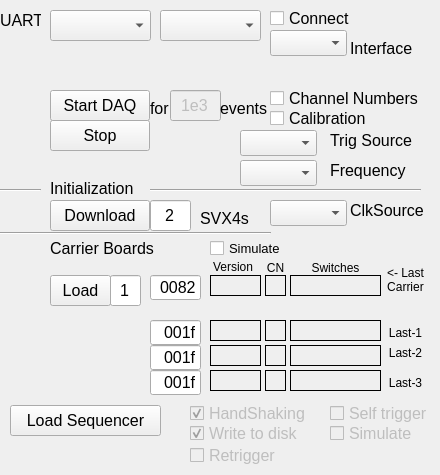
   <widget class="QWidget" name="tab">
    <attribute name="title">
     <string>Work</string>
    </attribute>
    <widget class="QComboBox" name="my_COM_BAUD">
     <property name="geometry">
      <rect>
       <x>160</x>
       <y>10</y>
       <width>101</width>
       <height>31</height>
      </rect>
     </property>
     <property name="font">
      <font>
       <pointsize>12</pointsize>
      </font>
     </property>
     <property name="toolTip">
      <string>Baud rate, Standard:460800</string>
     </property>
    </widget>
    <widget class="QCheckBox" name="my_Connect">
     <property name="geometry">
      <rect>
       <x>270</x>
       <y>10</y>
       <width>91</width>
       <height>17</height>
      </rect>
     </property>
     <property name="font">
      <font>
       <pointsize>12</pointsize>
      </font>
     </property>
     <property name="toolTip">
      <string>Connect to serial port</string>
     </property>
     <property name="text">
      <string>Connect</string>
     </property>
    </widget>
    <widget class="QLabel" name="label_6">
     <property name="geometry">
      <rect>
       <x>0</x>
       <y>10</y>
       <width>41</width>
       <height>20</height>
      </rect>
     </property>
     <property name="font">
      <font>
       <pointsize>12</pointsize>
      </font>
     </property>
     <property name="toolTip">
      <string>Slave number on the APB bus</string>
     </property>
     <property name="text">
      <string>UART:</string>
     </property>
    </widget>
    <widget class="QPushButton" name="my_Download">
     <property name="geometry">
      <rect>
       <x>50</x>
       <y>200</y>
       <width>100</width>
       <height>31</height>
      </rect>
     </property>
     <property name="font">
      <font>
       <pointsize>12</pointsize>
      </font>
     </property>
     <property name="toolTip">
      <string>Download SVX4 chain using file SVX_config.txt</string>
     </property>
     <property name="text">
      <string>Download</string>
     </property>
    </widget>
    <widget class="QLineEdit" name="my_NSVX4">
     <property name="geometry">
      <rect>
       <x>150</x>
       <y>200</y>
       <width>41</width>
       <height>31</height>
      </rect>
     </property>
     <property name="font">
      <font>
       <pointsize>12</pointsize>
      </font>
     </property>
     <property name="toolTip">
      <string>Number of SVX4s in chain</string>
     </property>
     <property name="text">
      <string>2</string>
     </property>
     <property name="alignment">
      <set>Qt::AlignCenter</set>
     </property>
    </widget>
    <widget class="QPushButton" name="my_DAQ_Start">
     <property name="geometry">
      <rect>
       <x>50</x>
       <y>90</y>
       <width>100</width>
       <height>31</height>
      </rect>
     </property>
     <property name="font">
      <font>
       <pointsize>12</pointsize>
      </font>
     </property>
     <property name="toolTip">
      <string>Start DAQ</string>
     </property>
     <property name="text">
      <string>Start DAQ</string>
     </property>
    </widget>
    <widget class="QLineEdit" name="my_DAQ_NEvents">
     <property name="enabled">
      <bool>false</bool>
     </property>
     <property name="geometry">
      <rect>
       <x>170</x>
       <y>90</y>
       <width>51</width>
       <height>31</height>
      </rect>
     </property>
     <property name="font">
      <font>
       <pointsize>12</pointsize>
      </font>
     </property>
     <property name="toolTip">
      <string>&lt;html&gt;&lt;head/&gt;&lt;body&gt;&lt;p&gt;Number of events to accept. &lt;/p&gt;&lt;p&gt;Used only with RS232 interface&lt;/p&gt;&lt;/body&gt;&lt;/html&gt;</string>
     </property>
     <property name="text">
      <string>1e3</string>
     </property>
     <property name="alignment">
      <set>Qt::AlignCenter</set>
     </property>
    </widget>
    <widget class="QLabel" name="label_7">
     <property name="geometry">
      <rect>
       <x>150</x>
       <y>100</y>
       <width>21</width>
       <height>16</height>
      </rect>
     </property>
     <property name="font">
      <font>
       <pointsize>12</pointsize>
      </font>
     </property>
     <property name="text">
      <string>for</string>
     </property>
    </widget>
    <widget class="QLabel" name="label_8">
     <property name="geometry">
      <rect>
       <x>220</x>
       <y>100</y>
       <width>51</width>
       <height>16</height>
      </rect>
     </property>
     <property name="font">
      <font>
       <pointsize>12</pointsize>
      </font>
     </property>
     <property name="text">
      <string>events</string>
     </property>
    </widget>
    <widget class="QCheckBox" name="my_DAQ_Simulate">
     <property name="enabled">
      <bool>false</bool>
     </property>
     <property name="geometry">
      <rect>
       <x>330</x>
       <y>425</y>
       <width>101</width>
       <height>17</height>
      </rect>
     </property>
     <property name="font">
      <font>
       <pointsize>12</pointsize>
      </font>
     </property>
     <property name="toolTip">
      <string>Turn on event simulator</string>
     </property>
     <property name="text">
      <string>Simulate</string>
     </property>
     <property name="checked">
      <bool>false</bool>
     </property>
    </widget>
    <widget class="QCheckBox" name="my_DAQ_Writing">
     <property name="enabled">
      <bool>false</bool>
     </property>
     <property name="geometry">
      <rect>
       <x>190</x>
       <y>425</y>
       <width>121</width>
       <height>17</height>
      </rect>
     </property>
     <property name="font">
      <font>
       <pointsize>12</pointsize>
      </font>
     </property>
     <property name="toolTip">
      <string>Enable writing to disk</string>
     </property>
     <property name="text">
      <string>Write to disk</string>
     </property>
     <property name="checked">
      <bool>true</bool>
     </property>
    </widget>
    <widget class="QCheckBox" name="my_DAQ_SelfTrig">
     <property name="enabled">
      <bool>false</bool>
     </property>
     <property name="geometry">
      <rect>
       <x>330</x>
       <y>405</y>
       <width>101</width>
       <height>17</height>
      </rect>
     </property>
     <property name="font">
      <font>
       <pointsize>12</pointsize>
      </font>
     </property>
     <property name="toolTip">
      <string>Re-trigger after each event</string>
     </property>
     <property name="text">
      <string>Self trigger</string>
     </property>
     <property name="checked">
      <bool>false</bool>
     </property>
    </widget>
    <widget class="QPushButton" name="my_Load_Sequencer">
     <property name="geometry">
      <rect>
       <x>10</x>
       <y>405</y>
       <width>151</width>
       <height>31</height>
      </rect>
     </property>
     <property name="font">
      <font>
       <pointsize>12</pointsize>
      </font>
     </property>
     <property name="toolTip">
      <string>Load sequencer file.
Depending on setting of External trigger the file is sqn_trig_external.txt of sqn_trig_internal.txt</string>
     </property>
     <property name="text">
      <string>Load Sequencer</string>
     </property>
    </widget>
    <widget class="QLabel" name="label_9">
     <property name="geometry">
      <rect>
       <x>50</x>
       <y>180</y>
       <width>91</width>
       <height>16</height>
      </rect>
     </property>
     <property name="font">
      <font>
       <pointsize>12</pointsize>
      </font>
     </property>
     <property name="text">
      <string>Initialization</string>
     </property>
    </widget>
    <widget class="Line" name="line_9">
     <property name="geometry">
      <rect>
       <x>0</x>
       <y>180</y>
       <width>41</width>
       <height>20</height>
      </rect>
     </property>
     <property name="font">
      <font>
       <kerning>true</kerning>
      </font>
     </property>
     <property name="orientation">
      <enum>Qt::Horizontal</enum>
     </property>
    </widget>
    <widget class="QCheckBox" name="my_Channel_Numbers">
     <property name="geometry">
      <rect>
       <x>270</x>
       <y>90</y>
       <width>151</width>
       <height>17</height>
      </rect>
     </property>
     <property name="font">
      <font>
       <pointsize>12</pointsize>
      </font>
     </property>
     <property name="toolTip">
      <string>If selected, then channel numers will be sent out, otherwise - ADC values</string>
     </property>
     <property name="text">
      <string>Channel Numbers</string>
     </property>
     <property name="checked">
      <bool>false</bool>
     </property>
    </widget>
    <widget class="QComboBox" name="my_DAQ_Interface">
     <property name="geometry">
      <rect>
       <x>270</x>
       <y>30</y>
       <width>77</width>
       <height>26</height>
      </rect>
     </property>
     <property name="font">
      <font>
       <pointsize>12</pointsize>
      </font>
     </property>
     <property name="toolTip">
      <string>DAQ destination interface</string>
     </property>
    </widget>
    <widget class="QLabel" name="label_10">
     <property name="geometry">
      <rect>
       <x>350</x>
       <y>40</y>
       <width>71</width>
       <height>16</height>
      </rect>
     </property>
     <property name="font">
      <font>
       <pointsize>12</pointsize>
      </font>
     </property>
     <property name="text">
      <string>Interface</string>
     </property>
    </widget>
    <widget class="QPushButton" name="my_DAQ_Stop">
     <property name="geometry">
      <rect>
       <x>50</x>
       <y>120</y>
       <width>100</width>
       <height>31</height>
      </rect>
     </property>
     <property name="font">
      <font>
       <pointsize>12</pointsize>
      </font>
     </property>
     <property name="toolTip">
      <string>Stop DAQ</string>
     </property>
     <property name="text">
      <string>Stop</string>
     </property>
    </widget>
    <widget class="QLineEdit" name="my_SlaveCSR">
     <property name="geometry">
      <rect>
       <x>150</x>
       <y>275</y>
       <width>51</width>
       <height>25</height>
      </rect>
     </property>
     <property name="font">
      <font>
       <pointsize>12</pointsize>
      </font>
     </property>
     <property name="toolTip">
      <string>&lt;html&gt;&lt;head/&gt;&lt;body&gt;&lt;p&gt;Confiuration value. &lt;/p&gt;&lt;p&gt;Bit[7]: Simulation mode.&lt;br/&gt;In this mode bits [3:0] is the number of SVX4 to simulate.&lt;br/&gt;Bypass the carrier board: 0080&lt;/p&gt;&lt;p&gt;Bit [6]: 0 for sending ADC values, 1 - for channel numbers &lt;/p&gt;&lt;p&gt;CARB modules, when Bit[7]=0:&lt;br/&gt;Bits [5:0] refer to switches to be closed.&lt;/p&gt;&lt;p&gt;&lt;br/&gt;&lt;/p&gt;&lt;/body&gt;&lt;/html&gt;</string>
     </property>
     <property name="text">
      <string>0082</string>
     </property>
     <property name="alignment">
      <set>Qt::AlignRight|Qt::AlignTrailing|Qt::AlignVCenter</set>
     </property>
    </widget>
    <widget class="QPushButton" name="my_Slave_CSR">
     <property name="geometry">
      <rect>
       <x>50</x>
       <y>275</y>
       <width>61</width>
       <height>31</height>
      </rect>
     </property>
     <property name="font">
      <font>
       <pointsize>12</pointsize>
      </font>
     </property>
     <property name="toolTip">
      <string>Configure slave board on the cable</string>
     </property>
     <property name="text">
      <string>Load</string>
     </property>
    </widget>
    <widget class="QLabel" name="my_Label_Switches">
     <property name="geometry">
      <rect>
       <x>290</x>
       <y>275</y>
       <width>91</width>
       <height>21</height>
      </rect>
     </property>
     <property name="font">
      <font>
       <pointsize>12</pointsize>
      </font>
     </property>
     <property name="toolTip">
      <string>Status of switches [6:1]</string>
     </property>
     <property name="frameShape">
      <enum>QFrame::Box</enum>
     </property>
     <property name="text">
      <string/>
     </property>
     <property name="margin">
      <number>0</number>
     </property>
    </widget>
    <widget class="QLabel" name="my_Label_Version">
     <property name="geometry">
      <rect>
       <x>210</x>
       <y>275</y>
       <width>51</width>
       <height>21</height>
      </rect>
     </property>
     <property name="font">
      <font>
       <pointsize>12</pointsize>
      </font>
     </property>
     <property name="toolTip">
      <string>Firmware version</string>
     </property>
     <property name="frameShape">
      <enum>QFrame::Box</enum>
     </property>
     <property name="text">
      <string/>
     </property>
     <property name="margin">
      <number>0</number>
     </property>
    </widget>
    <widget class="QLabel" name="label_11">
     <property name="geometry">
      <rect>
       <x>210</x>
       <y>260</y>
       <width>46</width>
       <height>13</height>
      </rect>
     </property>
     <property name="text">
      <string>Version</string>
     </property>
     <property name="alignment">
      <set>Qt::AlignCenter</set>
     </property>
    </widget>
    <widget class="QLabel" name="label_12">
     <property name="geometry">
      <rect>
       <x>295</x>
       <y>260</y>
       <width>81</width>
       <height>16</height>
      </rect>
     </property>
     <property name="text">
      <string>Switches</string>
     </property>
     <property name="alignment">
      <set>Qt::AlignCenter</set>
     </property>
    </widget>
    <widget class="QComboBox" name="my_COM">
     <property name="geometry">
      <rect>
       <x>50</x>
       <y>10</y>
       <width>101</width>
       <height>31</height>
      </rect>
     </property>
     <property name="font">
      <font>
       <pointsize>12</pointsize>
      </font>
     </property>
     <property name="toolTip">
      <string>Available ports</string>
     </property>
    </widget>
    <widget class="QCheckBox" name="my_Calibration">
     <property name="geometry">
      <rect>
       <x>270</x>
       <y>110</y>
       <width>151</width>
       <height>17</height>
      </rect>
     </property>
     <property name="font">
      <font>
       <pointsize>12</pointsize>
      </font>
     </property>
     <property name="toolTip">
      <string>Calibration data. The sequenser file will be changed. </string>
     </property>
     <property name="text">
      <string>Calibration</string>
     </property>
     <property name="checked">
      <bool>false</bool>
     </property>
    </widget>
    <widget class="QLabel" name="my_CN">
     <property name="geometry">
      <rect>
       <x>265</x>
       <y>275</y>
       <width>21</width>
       <height>21</height>
      </rect>
     </property>
     <property name="font">
      <font>
       <pointsize>12</pointsize>
      </font>
     </property>
     <property name="toolTip">
      <string>Channels Numbers mode on Slave</string>
     </property>
     <property name="frameShape">
      <enum>QFrame::Box</enum>
     </property>
     <property name="text">
      <string/>
     </property>
     <property name="margin">
      <number>0</number>
     </property>
    </widget>
    <widget class="QLabel" name="label_13">
     <property name="geometry">
      <rect>
       <x>260</x>
       <y>260</y>
       <width>31</width>
       <height>16</height>
      </rect>
     </property>
     <property name="text">
      <string>CN</string>
     </property>
     <property name="alignment">
      <set>Qt::AlignCenter</set>
     </property>
    </widget>
    <widget class="QCheckBox" name="my_DAQ_Handshaking">
     <property name="enabled">
      <bool>false</bool>
     </property>
     <property name="geometry">
      <rect>
       <x>190</x>
       <y>405</y>
       <width>121</width>
       <height>17</height>
      </rect>
     </property>
     <property name="font">
      <font>
       <pointsize>12</pointsize>
      </font>
     </property>
     <property name="toolTip">
      <string/>
     </property>
     <property name="text">
      <string>HandShaking</string>
     </property>
     <property name="checked">
      <bool>true</bool>
     </property>
    </widget>
    <widget class="QLabel" name="label_14">
     <property name="geometry">
      <rect>
       <x>50</x>
       <y>240</y>
       <width>111</width>
       <height>16</height>
      </rect>
     </property>
     <property name="font">
      <font>
       <pointsize>12</pointsize>
      </font>
     </property>
     <property name="text">
      <string>Carrier Boards</string>
     </property>
    </widget>
    <widget class="QLabel" name="my_Label_Switches_2">
     <property name="geometry">
      <rect>
       <x>290</x>
       <y>320</y>
       <width>91</width>
       <height>21</height>
      </rect>
     </property>
     <property name="font">
      <font>
       <pointsize>12</pointsize>
      </font>
     </property>
     <property name="toolTip">
      <string>Status of switches [6:1]</string>
     </property>
     <property name="frameShape">
      <enum>QFrame::Box</enum>
     </property>
     <property name="text">
      <string/>
     </property>
     <property name="margin">
      <number>0</number>
     </property>
    </widget>
    <widget class="QLabel" name="my_CN_2">
     <property name="geometry">
      <rect>
       <x>265</x>
       <y>320</y>
       <width>21</width>
       <height>21</height>
      </rect>
     </property>
     <property name="font">
      <font>
       <pointsize>12</pointsize>
      </font>
     </property>
     <property name="toolTip">
      <string>Channels Numbers mode on Slave</string>
     </property>
     <property name="frameShape">
      <enum>QFrame::Box</enum>
     </property>
     <property name="text">
      <string/>
     </property>
     <property name="margin">
      <number>0</number>
     </property>
    </widget>
    <widget class="QLineEdit" name="my_SlaveCSR_2">
     <property name="geometry">
      <rect>
       <x>150</x>
       <y>320</y>
       <width>51</width>
       <height>25</height>
      </rect>
     </property>
     <property name="font">
      <font>
       <pointsize>12</pointsize>
      </font>
     </property>
     <property name="toolTip">
      <string>Confiuration value. 
Bits [5:0] refer to switches to be closed, 
Bit [6]: 0 for sending ADC values, 1 - for channel numbers </string>
     </property>
     <property name="text">
      <string>001f</string>
     </property>
     <property name="alignment">
      <set>Qt::AlignRight|Qt::AlignTrailing|Qt::AlignVCenter</set>
     </property>
    </widget>
    <widget class="QLabel" name="my_Label_Version_2">
     <property name="geometry">
      <rect>
       <x>210</x>
       <y>320</y>
       <width>51</width>
       <height>21</height>
      </rect>
     </property>
     <property name="font">
      <font>
       <pointsize>12</pointsize>
      </font>
     </property>
     <property name="toolTip">
      <string>Firmware version</string>
     </property>
     <property name="frameShape">
      <enum>QFrame::Box</enum>
     </property>
     <property name="text">
      <string/>
     </property>
     <property name="margin">
      <number>0</number>
     </property>
    </widget>
    <widget class="QLabel" name="my_Label_Switches_3">
     <property name="geometry">
      <rect>
       <x>290</x>
       <y>345</y>
       <width>91</width>
       <height>21</height>
      </rect>
     </property>
     <property name="font">
      <font>
       <pointsize>12</pointsize>
      </font>
     </property>
     <property name="toolTip">
      <string>Status of switches [6:1]</string>
     </property>
     <property name="frameShape">
      <enum>QFrame::Box</enum>
     </property>
     <property name="text">
      <string/>
     </property>
     <property name="margin">
      <number>0</number>
     </property>
    </widget>
    <widget class="QLabel" name="my_CN_3">
     <property name="geometry">
      <rect>
       <x>265</x>
       <y>345</y>
       <width>21</width>
       <height>21</height>
      </rect>
     </property>
     <property name="font">
      <font>
       <pointsize>12</pointsize>
      </font>
     </property>
     <property name="toolTip">
      <string>Channels Numbers mode on Slave</string>
     </property>
     <property name="frameShape">
      <enum>QFrame::Box</enum>
     </property>
     <property name="text">
      <string/>
     </property>
     <property name="margin">
      <number>0</number>
     </property>
    </widget>
    <widget class="QLabel" name="my_Label_Version_3">
     <property name="geometry">
      <rect>
       <x>210</x>
       <y>370</y>
       <width>51</width>
       <height>21</height>
      </rect>
     </property>
     <property name="font">
      <font>
       <pointsize>12</pointsize>
      </font>
     </property>
     <property name="toolTip">
      <string>Firmware version</string>
     </property>
     <property name="frameShape">
      <enum>QFrame::Box</enum>
     </property>
     <property name="text">
      <string/>
     </property>
     <property name="margin">
      <number>0</number>
     </property>
    </widget>
    <widget class="QLineEdit" name="my_SlaveCSR_3">
     <property name="geometry">
      <rect>
       <x>150</x>
       <y>345</y>
       <width>51</width>
       <height>25</height>
      </rect>
     </property>
     <property name="font">
      <font>
       <pointsize>12</pointsize>
      </font>
     </property>
     <property name="toolTip">
      <string>Confiuration value. 
Bits [5:0] refer to switches to be closed, 
Bit [6]: 0 for sending ADC values, 1 - for channel numbers </string>
     </property>
     <property name="text">
      <string>001f</string>
     </property>
     <property name="alignment">
      <set>Qt::AlignRight|Qt::AlignTrailing|Qt::AlignVCenter</set>
     </property>
    </widget>
    <widget class="QLabel" name="my_CN_4">
     <property name="geometry">
      <rect>
       <x>265</x>
       <y>370</y>
       <width>21</width>
       <height>21</height>
      </rect>
     </property>
     <property name="font">
      <font>
       <pointsize>12</pointsize>
      </font>
     </property>
     <property name="toolTip">
      <string>Channels Numbers mode on Slave</string>
     </property>
     <property name="frameShape">
      <enum>QFrame::Box</enum>
     </property>
     <property name="text">
      <string/>
     </property>
     <property name="margin">
      <number>0</number>
     </property>
    </widget>
    <widget class="QLabel" name="my_Label_Switches_4">
     <property name="geometry">
      <rect>
       <x>290</x>
       <y>370</y>
       <width>91</width>
       <height>21</height>
      </rect>
     </property>
     <property name="font">
      <font>
       <pointsize>12</pointsize>
      </font>
     </property>
     <property name="toolTip">
      <string>Status of switches [6:1]</string>
     </property>
     <property name="frameShape">
      <enum>QFrame::Box</enum>
     </property>
     <property name="text">
      <string/>
     </property>
     <property name="margin">
      <number>0</number>
     </property>
    </widget>
    <widget class="QLabel" name="my_Label_Version_4">
     <property name="geometry">
      <rect>
       <x>210</x>
       <y>345</y>
       <width>51</width>
       <height>21</height>
      </rect>
     </property>
     <property name="font">
      <font>
       <pointsize>12</pointsize>
      </font>
     </property>
     <property name="toolTip">
      <string>Firmware version</string>
     </property>
     <property name="frameShape">
      <enum>QFrame::Box</enum>
     </property>
     <property name="text">
      <string/>
     </property>
     <property name="margin">
      <number>0</number>
     </property>
    </widget>
    <widget class="QLineEdit" name="my_SlaveCSR_4">
     <property name="geometry">
      <rect>
       <x>150</x>
       <y>370</y>
       <width>51</width>
       <height>25</height>
      </rect>
     </property>
     <property name="font">
      <font>
       <pointsize>12</pointsize>
      </font>
     </property>
     <property name="toolTip">
      <string>Confiuration value. 
Bits [5:0] refer to switches to be closed, 
Bit [6]: 0 for sending ADC values, 1 - for channel numbers </string>
     </property>
     <property name="text">
      <string>001f</string>
     </property>
     <property name="alignment">
      <set>Qt::AlignRight|Qt::AlignTrailing|Qt::AlignVCenter</set>
     </property>
    </widget>
    <widget class="QLineEdit" name="my_NCARB">
     <property name="geometry">
      <rect>
       <x>110</x>
       <y>275</y>
       <width>31</width>
       <height>31</height>
      </rect>
     </property>
     <property name="font">
      <font>
       <pointsize>12</pointsize>
      </font>
     </property>
     <property name="toolTip">
      <string>Number of carrier boards in chain</string>
     </property>
     <property name="text">
      <string>1</string>
     </property>
     <property name="alignment">
      <set>Qt::AlignCenter</set>
     </property>
    </widget>
    <widget class="Line" name="line_10">
     <property name="geometry">
      <rect>
       <x>150</x>
       <y>180</y>
       <width>271</width>
       <height>20</height>
      </rect>
     </property>
     <property name="font">
      <font>
       <kerning>true</kerning>
      </font>
     </property>
     <property name="orientation">
      <enum>Qt::Horizontal</enum>
     </property>
    </widget>
    <widget class="QCheckBox" name="my_Retrigger">
     <property name="enabled">
      <bool>false</bool>
     </property>
     <property name="geometry">
      <rect>
       <x>190</x>
       <y>445</y>
       <width>91</width>
       <height>21</height>
      </rect>
     </property>
     <property name="font">
      <font>
       <pointsize>12</pointsize>
      </font>
     </property>
     <property name="toolTip">
      <string>Test mode of data taking using RS232. </string>
     </property>
     <property name="text">
      <string>Retrigger</string>
     </property>
     <property name="checked">
      <bool>false</bool>
     </property>
    </widget>
    <widget class="QLabel" name="label_15">
     <property name="geometry">
      <rect>
       <x>380</x>
       <y>265</y>
       <width>51</width>
       <height>31</height>
      </rect>
     </property>
     <property name="text">
      <string>&lt;- Last Carrier</string>
     </property>
     <property name="alignment">
      <set>Qt::AlignCenter</set>
     </property>
     <property name="wordWrap">
      <bool>true</bool>
     </property>
    </widget>
    <widget class="QLabel" name="label_16">
     <property name="geometry">
      <rect>
       <x>380</x>
       <y>325</y>
       <width>51</width>
       <height>16</height>
      </rect>
     </property>
     <property name="text">
      <string>Last-1</string>
     </property>
     <property name="alignment">
      <set>Qt::AlignCenter</set>
     </property>
    </widget>
    <widget class="QLabel" name="label_17">
     <property name="geometry">
      <rect>
       <x>380</x>
       <y>345</y>
       <width>51</width>
       <height>16</height>
      </rect>
     </property>
     <property name="text">
      <string>Last-2</string>
     </property>
     <property name="alignment">
      <set>Qt::AlignCenter</set>
     </property>
    </widget>
    <widget class="QLabel" name="label_18">
     <property name="geometry">
      <rect>
       <x>380</x>
       <y>375</y>
       <width>51</width>
       <height>16</height>
      </rect>
     </property>
     <property name="text">
      <string>Last-3</string>
     </property>
     <property name="alignment">
      <set>Qt::AlignCenter</set>
     </property>
    </widget>
    <widget class="QComboBox" name="my_DAQ_ExTrig">
     <property name="geometry">
      <rect>
       <x>240</x>
       <y>130</y>
       <width>77</width>
       <height>26</height>
      </rect>
     </property>
     <property name="font">
      <font>
       <pointsize>12</pointsize>
      </font>
     </property>
     <property name="toolTip">
      <string>&lt;html&gt;&lt;head/&gt;&lt;body&gt;&lt;p&gt;Trigger source:&lt;br/&gt;CLK - main clock&lt;br/&gt;LVDS - NIM or LVDS from FPGA.A15-A14&lt;br/&gt;OSC - from on-chip oscillator, asynchronous with the main clock&lt;br/&gt;TTL - from P4.7-9 (AD4)&lt;br/&gt;INT - internal, from sequencer&lt;/p&gt;&lt;/body&gt;&lt;/html&gt;</string>
     </property>
    </widget>
    <widget class="QLabel" name="label_19">
     <property name="geometry">
      <rect>
       <x>200</x>
       <y>210</y>
       <width>51</width>
       <height>16</height>
      </rect>
     </property>
     <property name="font">
      <font>
       <pointsize>12</pointsize>
      </font>
     </property>
     <property name="text">
      <string>SVX4s</string>
     </property>
    </widget>
    <widget class="QLabel" name="label_20">
     <property name="geometry">
      <rect>
       <x>330</x>
       <y>130</y>
       <width>91</width>
       <height>21</height>
      </rect>
     </property>
     <property name="font">
      <font>
       <pointsize>12</pointsize>
      </font>
     </property>
     <property name="text">
      <string>&lt;html&gt;&lt;head/&gt;&lt;body&gt;&lt;p&gt;Trig Source&lt;/p&gt;&lt;/body&gt;&lt;/html&gt;</string>
     </property>
    </widget>
    <widget class="QComboBox" name="my_TrigFreq">
     <property name="geometry">
      <rect>
       <x>240</x>
       <y>160</y>
       <width>77</width>
       <height>26</height>
      </rect>
     </property>
     <property name="font">
      <font>
       <pointsize>12</pointsize>
      </font>
     </property>
     <property name="toolTip">
      <string>&lt;html&gt;&lt;head/&gt;&lt;body&gt;&lt;p&gt;Trigger Frequency for CLK and USC sources &lt;/p&gt;&lt;/body&gt;&lt;/html&gt;</string>
     </property>
    </widget>
    <widget class="QLabel" name="label_21">
     <property name="geometry">
      <rect>
       <x>330</x>
       <y>160</y>
       <width>81</width>
       <height>21</height>
      </rect>
     </property>
     <property name="font">
      <font>
       <pointsize>12</pointsize>
      </font>
     </property>
     <property name="text">
      <string>&lt;html&gt;&lt;head/&gt;&lt;body&gt;&lt;p&gt;Frequency&lt;/p&gt;&lt;/body&gt;&lt;/html&gt;</string>
     </property>
    </widget>
    <widget class="QComboBox" name="my_Clock">
     <property name="geometry">
      <rect>
       <x>270</x>
       <y>200</y>
       <width>77</width>
       <height>26</height>
      </rect>
     </property>
     <property name="font">
      <font>
       <pointsize>12</pointsize>
      </font>
     </property>
     <property name="toolTip">
      <string>&lt;html&gt;&lt;head/&gt;&lt;body&gt;&lt;p&gt;Clock Source&lt;/p&gt;&lt;/body&gt;&lt;/html&gt;</string>
     </property>
    </widget>
    <widget class="QLabel" name="label_22">
     <property name="geometry">
      <rect>
       <x>350</x>
       <y>200</y>
       <width>81</width>
       <height>21</height>
      </rect>
     </property>
     <property name="font">
      <font>
       <pointsize>12</pointsize>
      </font>
     </property>
     <property name="text">
      <string>&lt;html&gt;&lt;head/&gt;&lt;body&gt;&lt;p&gt;ClkSource&lt;/p&gt;&lt;/body&gt;&lt;/html&gt;</string>
     </property>
    </widget>
    <widget class="QCheckBox" name="my_CARB_Sim">
     <property name="geometry">
      <rect>
       <x>210</x>
       <y>240</y>
       <width>81</width>
       <height>17</height>
      </rect>
     </property>
     <property name="font">
      <font>
       <pointsize>10</pointsize>
      </font>
     </property>
     <property name="toolTip">
      <string>Turn on simulator on the carrier board</string>
     </property>
     <property name="text">
      <string>Simulate</string>
     </property>
     <property name="checked">
      <bool>false</bool>
     </property>
    </widget>
    <widget class="Line" name="line_11">
     <property name="geometry">
      <rect>
       <x>0</x>
       <y>228</y>
       <width>271</width>
       <height>10</height>
      </rect>
     </property>
     <property name="font">
      <font>
       <kerning>true</kerning>
      </font>
     </property>
     <property name="orientation">
      <enum>Qt::Horizontal</enum>
     </property>
    </widget>
    <zorder>line_9</zorder>
    <zorder>my_COM_BAUD</zorder>
    <zorder>my_Connect</zorder>
    <zorder>label_6</zorder>
    <zorder>my_Download</zorder>
    <zorder>my_NSVX4</zorder>
    <zorder>my_DAQ_Start</zorder>
    <zorder>my_DAQ_NEvents</zorder>
    <zorder>label_7</zorder>
    <zorder>label_8</zorder>
    <zorder>my_DAQ_Simulate</zorder>
    <zorder>my_DAQ_Writing</zorder>
    <zorder>my_DAQ_SelfTrig</zorder>
    <zorder>my_Load_Sequencer</zorder>
    <zorder>label_9</zorder>
    <zorder>my_Channel_Numbers</zorder>
    <zorder>my_DAQ_Interface</zorder>
    <zorder>label_10</zorder>
    <zorder>my_DAQ_Stop</zorder>
    <zorder>my_SlaveCSR</zorder>
    <zorder>my_Slave_CSR</zorder>
    <zorder>my_Label_Switches</zorder>
    <zorder>my_Label_Version</zorder>
    <zorder>label_11</zorder>
    <zorder>label_12</zorder>
    <zorder>my_COM</zorder>
    <zorder>my_Calibration</zorder>
    <zorder>my_CN</zorder>
    <zorder>label_13</zorder>
    <zorder>my_DAQ_Handshaking</zorder>
    <zorder>label_14</zorder>
    <zorder>my_Label_Switches_2</zorder>
    <zorder>my_CN_2</zorder>
    <zorder>my_SlaveCSR_2</zorder>
    <zorder>my_Label_Version_2</zorder>
    <zorder>my_Label_Switches_3</zorder>
    <zorder>my_CN_3</zorder>
    <zorder>my_Label_Version_3</zorder>
    <zorder>my_SlaveCSR_3</zorder>
    <zorder>my_CN_4</zorder>
    <zorder>my_Label_Switches_4</zorder>
    <zorder>my_Label_Version_4</zorder>
    <zorder>my_SlaveCSR_4</zorder>
    <zorder>my_NCARB</zorder>
    <zorder>line_10</zorder>
    <zorder>my_Retrigger</zorder>
    <zorder>label_15</zorder>
    <zorder>label_16</zorder>
    <zorder>label_17</zorder>
    <zorder>label_18</zorder>
    <zorder>my_DAQ_ExTrig</zorder>
    <zorder>label_19</zorder>
    <zorder>label_20</zorder>
    <zorder>my_TrigFreq</zorder>
    <zorder>label_21</zorder>
    <zorder>my_Clock</zorder>
    <zorder>label_22</zorder>
    <zorder>my_CARB_Sim</zorder>
    <zorder>line_11</zorder>
   </widget>
